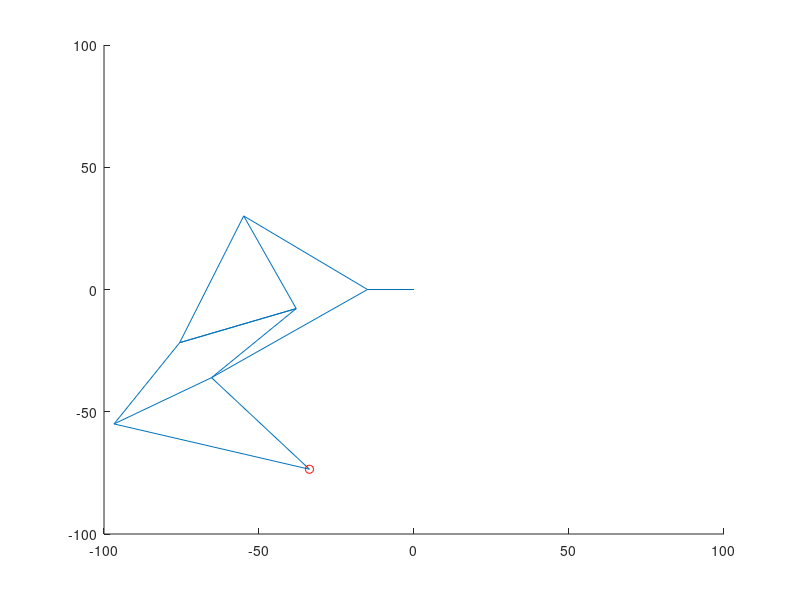
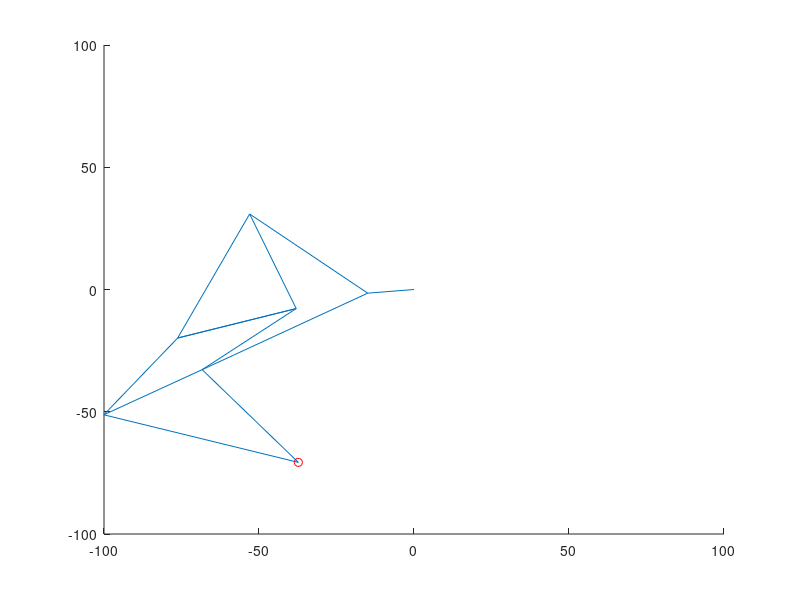
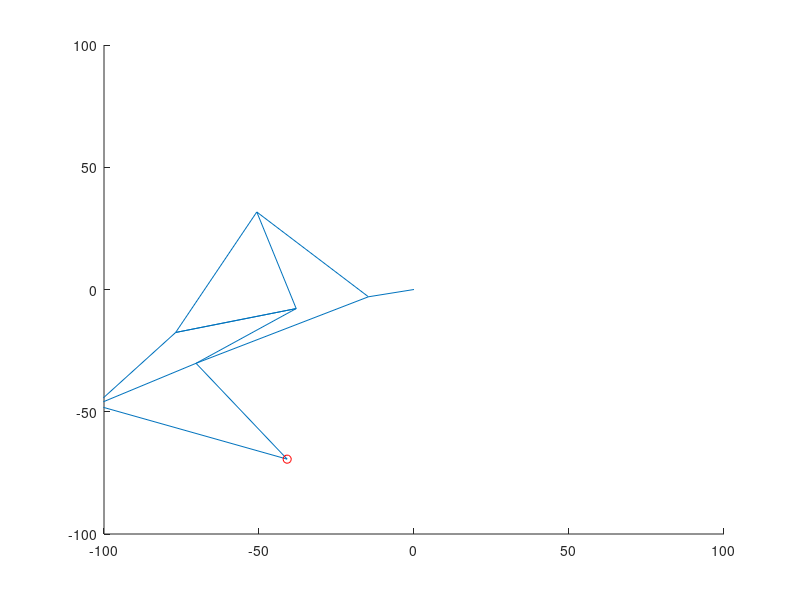
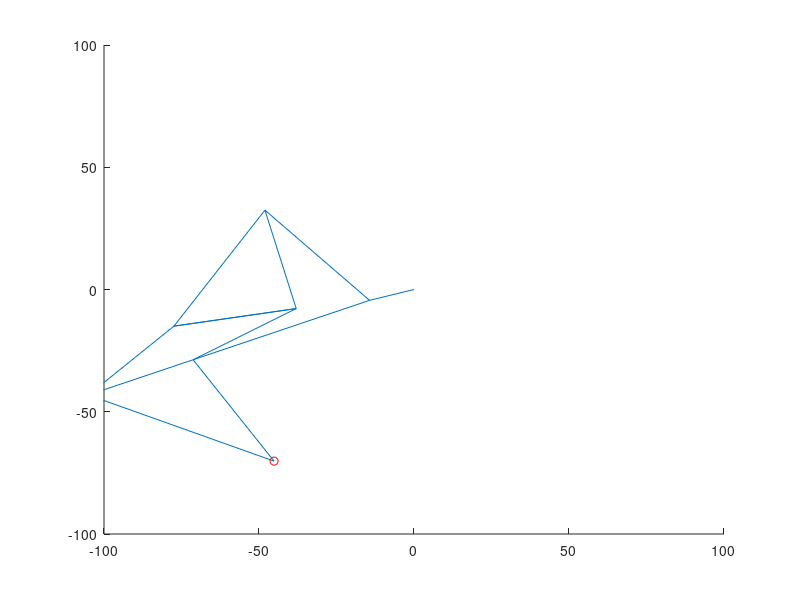

Write MATLAB code to recreate these figures, in order.
function [gain] = bjt_common_emitter_amplifier()
%Calculates the gain of a basic common-emiiter BJT amplifier.
%   Takes no input.
%   
%   Solves for:    
%
%       Base Resistance = 22,000 ohms
%       Load Resistance = 1,200 ohms
%       Bias Voltage    = 1.5V
%       Input Signal    = 1,200 Hz sine wave, amplitude 0.15V
%       Supply voltage  = 15V
%
%   Examples:
%   bjt_common_emitter_amplifier()
%
%   John Casey :: 14350111

% ENVIRONMENT
% ----------------------------------------------------------------------------

clear all;
format long;
print_results = false;
verbose = true;
create_plot = true;

% COMPUTATION SETTINGS
% ----------------------------------------------------------------------------

max_iter    = 20;           % Maximum allowed number of iterations.
tolerance   = 1e-10;        % Defined tolerance for value of F.

% INPUT PARAMETERS
% ----------------------------------------------------------------------------


% LINKAGE PARAMETERS
% ----------------------------------------------------------------------------

a = 7.8;
b = 38;
c = 1.729556;
li = 15;
l1 = 50;
l2 = 41.5;
l3 = 55.8;
l4 = 40.1;
l5 = 39.4;
l6 = 61.9;
l7 = 39.3;
l8 = 36.7;
l9 = 49;

crank = [pi:0.1:2*pi];
t1 = 2.5;
t2 = 2;
t3 = 4.3;
t4 = 3.5;
t5 = 4;
t6 = 3.8;
t7 = 3.9;
t8 = 3.7;

% PHYSICAL QUANTITIES
% ----------------------------------------------------------------------------

% ============================================================================

% COMPUTATION
% ----------------------------------------------------------------------------

pos = get(gcf, 'Position');
width = pos(3);
height = pos(4);
mov = zeros(height, width, 1, length(crank), 'uint8');
    for j = 1: length(crank)
        % For each crank angle, iterate Newton Raphon until an exiting condition is
        % reached.
        ti = crank(j);
        for i = 1: max_iter + 1
            % Exit and warn user if system does not converge.
            if i > max_iter
                error('Maximum Iterations exceeded\n');
            end

            % Equations modelling behaviour of circuit.
            F1 = li*sin(ti) + l1*sin(t1) + a - l2*sin(t2);
            F2 = li*cos(ti) + l1*cos(t1) + b - l2*cos(t2);
            F3 = li*sin(ti) + l1*sin(t1) + l3*sin(t3) + a - l4*sin(t4);
            F4 = li*cos(ti) + l1*cos(t1) + l3*cos(t3) + b - l4*cos(t4);
            F5 = li*sin(ti) + l6*sin(t6) + a - l7*sin(t7);
            F6 = li*cos(ti) + l6*cos(t6) + b - l7*cos(t7);
            F7 = li*sin(ti) + l1*sin(t1) + l3*sin(t3) + l5*sin(t5) + a - l7*sin(t7) - l8*sin(t8);
            F8 = li*cos(ti) + l1*cos(t1) + l3*cos(t3) + l5*cos(t5) + b - l7*cos(t7) - l8*cos(t8);

            dF1dt1 = l1*cos(t1);
            dF1dt2 = -l2*cos(t2);
            dF1dt3 = 0;
            dF1dt4 = 0;
            dF1dt5 = 0;
            dF1dt6 = 0;
            dF1dt7 = 0;
            dF1dt8 = 0;

            dF2dt1 = -l1*sin(t1);
            dF2dt2 = l2*sin(t2);
            dF2dt3 = 0;
            dF2dt4 = 0;
            dF2dt5 = 0;
            dF2dt6 = 0;
            dF2dt7 = 0;
            dF2dt8 = 0;

            dF3dt1 = l1*cos(t1);
            dF3dt2 = 0;
            dF3dt3 = l3*cos(t3);
            dF3dt4 = -l4*cos(t4);
            dF3dt5 = 0;
            dF3dt6 = 0;
            dF3dt7 = 0;
            dF3dt8 = 0;

            dF4dt1 = -l1*sin(t1);
            dF4dt2 = 0;
            dF4dt3 = -l3*sin(t3);
            dF4dt4 = l4*sin(t4);
            dF4dt5 = 0;
            dF4dt6 = 0;
            dF4dt7 = 0;
            dF4dt8 = 0;

            dF5dt1 = 0;
            dF5dt2 = 0;
            dF5dt3 = 0;
            dF5dt4 = 0;
            dF5dt5 = 0;
            dF5dt6 = l6*cos(t6);
            dF5dt7 = -l7*cos(t7);
            dF5dt8 = 0;

            dF6dt1 = 0;
            dF6dt2 = 0;
            dF6dt3 = 0;
            dF6dt4 = 0;
            dF6dt5 = 0;
            dF6dt6 = -l6*sin(t6);
            dF6dt7 = l7*sin(t7);
            dF6dt8 = 0;

            dF7dt1 = l1*cos(t1);
            dF7dt2 = 0;
            dF7dt3 = l3*cos(t3);
            dF7dt4 = 0;
            dF7dt5 = l5*cos(t5);
            dF7dt6 = 0;
            dF7dt7 = -l7*cos(t7);
            dF7dt8 = -l8*cos(t8);

            dF8dt1 = -l1*sin(t1);
            dF8dt2 = 0;
            dF8dt3 = -l3*sin(t3);
            dF8dt4 = 0;
            dF8dt5 = -l5*sin(t5);
            dF8dt6 = 0;
            dF8dt7 = l7*sin(t7);
            dF8dt8 = l8*sin(t8);

            % Assemble system of functions.
            F = [F1; F2; F3; F4; F5; F6; F7; F8];

            err = abs(F);

            if err < tolerance
                if verbose == true;
                    %fprintf('Error within tolerance. Iterations: %d. Error: %e\n', j, err);
                end
                break
            end

            % Jacobian of system.
            Df =    [
                    dF1dt1 dF1dt2 dF1dt3 dF1dt4 dF1dt5 dF1dt6 dF1dt7 dF1dt8; 
                    dF2dt1 dF2dt2 dF2dt3 dF2dt4 dF2dt5 dF2dt6 dF2dt7 dF2dt8; 
                    dF3dt1 dF3dt2 dF3dt3 dF3dt4 dF3dt5 dF3dt6 dF3dt7 dF3dt8; 
                    dF4dt1 dF4dt2 dF4dt3 dF4dt4 dF4dt5 dF4dt6 dF4dt7 dF4dt8; 
                    dF5dt1 dF5dt2 dF5dt3 dF5dt4 dF5dt5 dF5dt6 dF5dt7 dF5dt8; 
                    dF6dt1 dF6dt2 dF6dt3 dF6dt4 dF6dt5 dF6dt6 dF6dt7 dF6dt8; 
                    dF7dt1 dF7dt2 dF7dt3 dF7dt4 dF7dt5 dF7dt6 dF7dt7 dF7dt8; 
                    dF8dt1 dF8dt2 dF8dt3 dF8dt4 dF8dt5 dF8dt6 dF8dt7 dF8dt8; 
                    ];

            x = [t1; t2; t3; t4; t5; t6; t7; t8]; 

            % Newton-Raphson Method
            x = x -(Df\F);  % Secret Sauce.

            t1 = x(1);
            t2 = x(2);
            t3 = x(3);
            t4 = x(4);
            t5 = x(5);
            t6 = x(6);
            t7 = x(7);
            t8 = x(8);
        end
            % Generate signal plot
        if create_plot == true
            % Joint A
            positions(1, 1)  = li*cos(ti);
            positions(1, 2)  = li*sin(ti);

            % Joint B
            positions(2, 1)  = l1*cos(t1) + positions(1, 1);
            positions(2, 2)  = l1*sin(t1) + positions(1, 2);

            % Joint C
            positions(3, 1)  = l3*cos(t3) + positions(2, 1);
            positions(3, 2)  = l3*sin(t3) + positions(2, 2);

            % Joint D
            positions(4, 1)  = -b + l7*cos(t7);
            positions(4, 2)  = -a + l7*sin(t7);

            % Joint E
            positions(5, 1)  = l8*cos(t8) + positions(4, 1);
            positions(5, 2)  = l8*sin(t8) + positions(4, 2);

            % Joint F
            positions(6, 1)  = l9*cos(t8 + c) + positions(4, 1);
            positions(6, 2)  = l9*sin(t8 + c) + positions(4, 2);

            % Joint 0
            positions(7, 1) = 0;
            positions(7, 2) = 0;

            % Joint 1
            positions(8, 1) = -b;
            positions(8, 2) = -a;

            figure;
            axis([-100 100 -100 100]);
            hold on;

            A = [positions(1,1) positions(1,2)];
            B = [positions(2,1) positions(2,2)];
            C = [positions(3,1) positions(3,2)];
            D = [positions(4,1) positions(4,2)];
            E = [positions(5,1) positions(5,2)];
            F = [positions(6,1) positions(6,2)];
            Z = [positions(7,1) positions(7,2)];
            O = [positions(8,1) positions(8,2)];

            line([A(1) B(1)], [A(2) B(2)]);
            line([B(1) C(1)], [B(2) C(2)]);
            line([C(1) E(1)], [C(2) E(2)]);
            line([E(1) D(1)], [E(2) D(2)]);
            line([D(1) A(1)], [D(2) A(2)]);
            line([Z(1) A(1)], [Z(2) A(2)]);
            line([O(1) D(1)], [O(2) D(2)]);
            line([O(1) B(1)], [O(2) B(2)]);
            line([O(1) C(1)], [O(2) C(2)]);
            line([O(1) C(1)], [O(2) C(2)]);
            line([F(1) D(1)], [F(2) D(2)]);
            line([F(1) E(1)], [F(2) E(2)]);
            plot(F(1), F(2), 'or');
            f = getframe(gcf);
        end
    end
end

